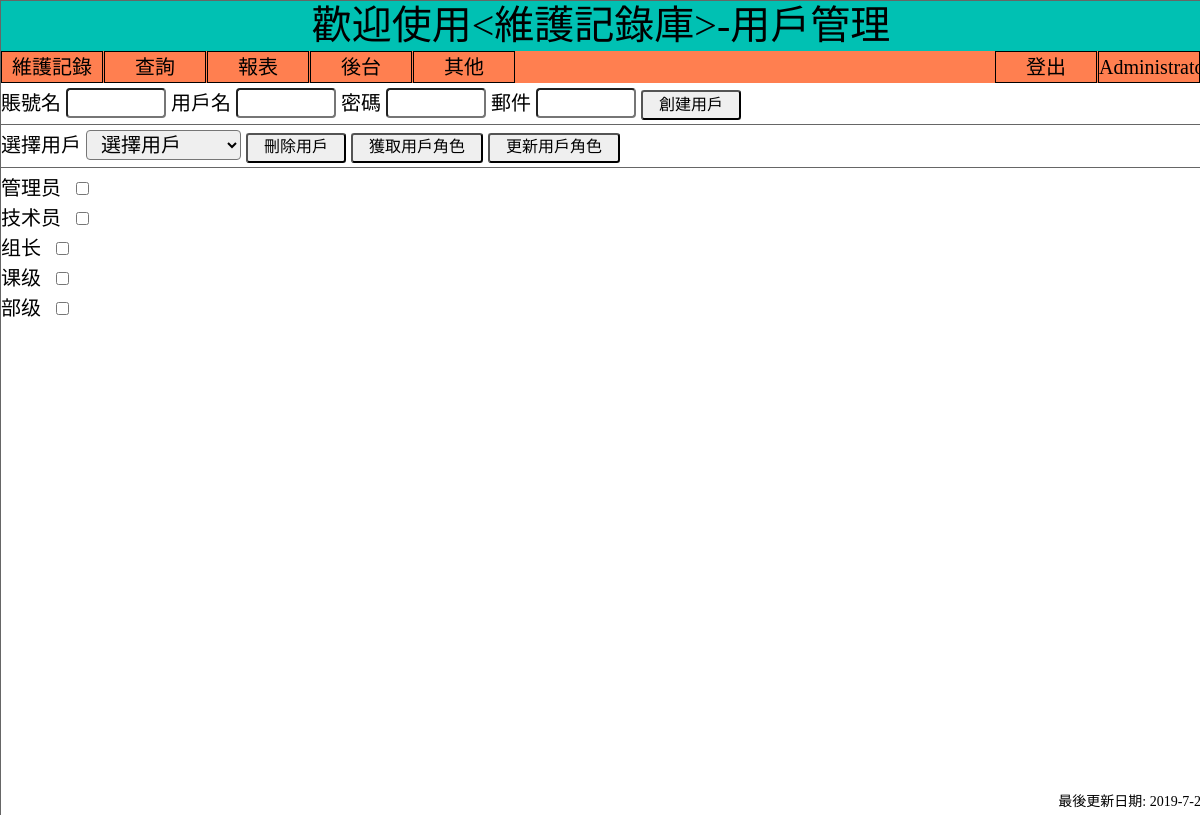
The page /Index.php?act=Users (signed in) on the database as committed earlier.
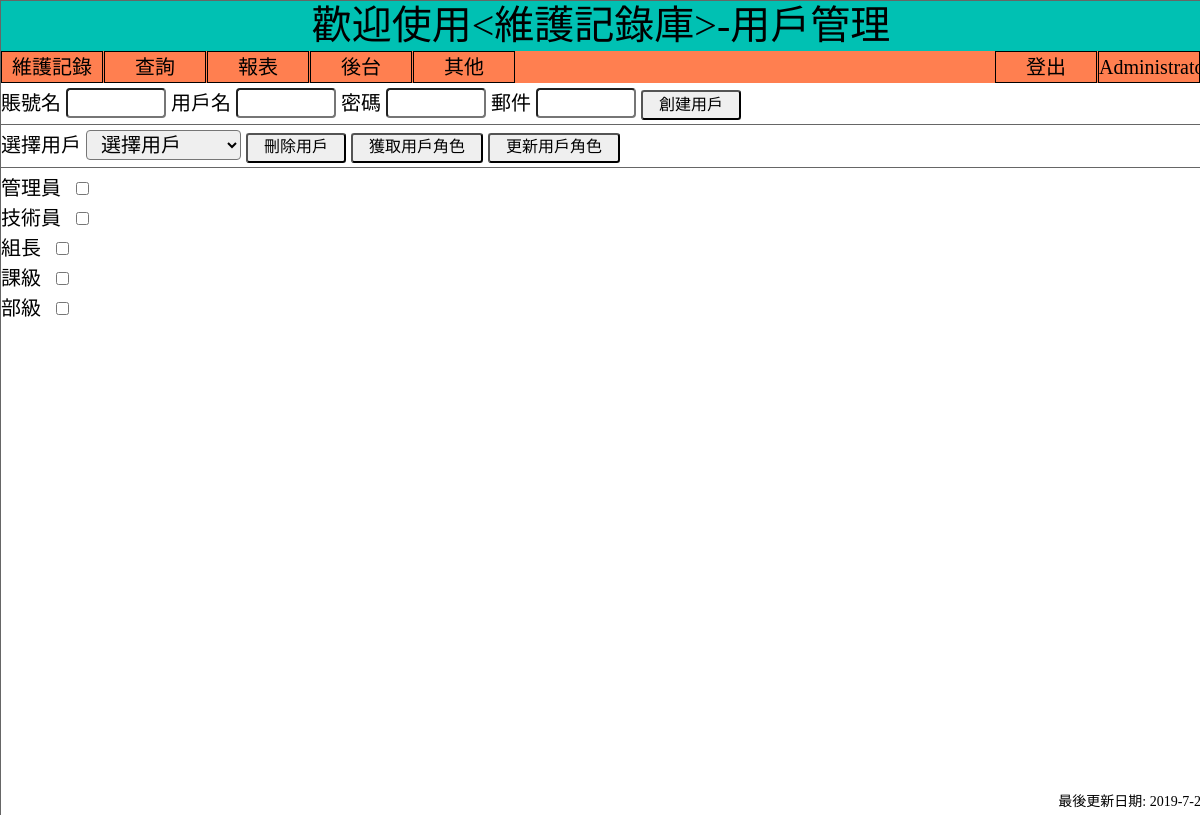
The same page on the database as committed later.
### tables this page shows
CREATE TABLE `role` (
  `code` varchar(255) NOT NULL default '',
  `name` varchar(255) default NULL,
  PRIMARY KEY  (`code`)
);

### Libs/Func.php (called while the page is built, shortened)
<?php
function __get($v)
{
    $a = isset($_GET[$v]) ? $_GET[$v] : null;
    isset($a) || $a = isset($_POST[$v]) ? $_POST[$v] : null;
    isset($a) || $a = isset($_SESSION[$v]) ? $_SESSION[$v] : null;
    return $a;
}
function isMobile()
{
    if (isset ($_SERVER['HTTP_USER_AGENT']))
    {
        $clientkeywords = array ('nokia',
            'sony',
            'ericsson',
            'mot',
            'samsung',
            'htc',
            'sgh',
            'lg',
            'sharp',
            'sie-',
            'philips',
            'panasonic',
            'alcatel',
            'lenovo',
            'iphone',
            'ipod',
            'blackberry',
            'meizu',
            'android',
            'netfront',
            'symbian',
            'ucweb',
            'windowsce',
            'palm',
            'operamini',
            'operamobi',
            'openwave',
            'nexusone',
            'cldc',
            'midp',
            'wap',
            'mobile'
        );
    }
    return false;
}

### Libs/Config.php (called while the page is built, shortened)
<?php
require_once "MysqlConn.php";
$isMobile = isMobile();
$cssName = $isMobile ? "MainPage_Mobile.css" : "MainPage.css";
$db_host = "127.0.0.1";
$db_uid  = "maintainhistory";
$db_pwd  = "#*c123456";
$db_name = "MaintainHistory";
$actList = array(
    'maintain'=>'維護記錄',
    'Users'=>'用戶管理',
    'Roles' => '角色管理',
    'Fun'=>'功能管理'
                );
$conn = new MysqlConn($db_host, $db_uid, $db_pwd, $db_name);

### Libs/MysqlConn.php (called while the page is built, shortened)
<?php
class MysqlConn
{
    public $conn;
    function __construct($host, $uid, $pwd, $db)
    {
        $this->conn = new mysqli($host, $uid, $pwd, $db);
        if($this->conn)
        {
            $this->conn->query("set names utf8");
        } else {
            die("数据库连接错误" + $this->conn->error);
        }
    }
    function getAllRow($sql)
    {
        $res = $this->conn->query($sql);
        if($res)
        {
            $tmpArr = array();
            while ($row = $res->fetch_assoc())
            {
                array_push($tmpArr,$row);
            }
            return $tmpArr;
        } else {
            return false;
        }
    }
}

### Libs/User.php (called while the page is built, shortened)
<?php
class User
{
    function __construct()
    {
        if(isset($_SESSION['isLogined']))
        {
            if($_SESSION["isLogined"] == true) {
                $this->name = $_SESSION["name"];
                $this->isLogined = true;
            }
        }
    }
}

### Form/Users.php (the view, shortened to what this page needs)
<?php
$uid = __get('userID');
$roles = $conn->getAllRow("select code,name from role");
$roleChkBoxstr = "";
$urids = $conn->getLine("select rid from urid where uid ='{$uid}'");
if(!is_array($urids)) $urids = array();
foreach ( $roles as $r)
{
    if(in_array($r['code'],$urids))
    {
        $roleChkBoxstr .= "<div><label for='{$r['code']}'>{$r['name']}</label><input type='checkbox' name='{$r['code']}' id='{$r['code']}' value='{$r['name']}' checked='checked'/></div>";
    } else {
        $roleChkBoxstr .= "<div><label for='{$r['code']}'>{$r['name']}</label><input type='checkbox' name='{$r['code']}' id='{$r['code']}' value='{$r['name']}'/></div>";
    }
}
?>
<div id="divUserAdd" class="divSearch">
    <form action="?act=users&amp;subact=useradd" method="post" enctype="multipart/form-data" id="formUserAdd">
      <label for="uid">賬號名</label>
      <input type="text" name="uid" id="uid" style="width: 100px;" />
      <label for="uname">用戶名</label>
      <input type="text" name="uname" id="uname" style="width: 100px;" />
      <label for="password">密碼</label>
      <input type="text" name="password" id="password" style="width: 100px;" />
      <label for="mail">郵件</label>
      <input type="text" name="mail" id="mail" style="width: 100px;" />
      <input type="submit" name="btnUserAdd" id="btnUserAdd" value="創建用戶" />
    </form>
</div>
<div id="divUserManagement" >
  <form action="?act=users&amp;subact=usermanagement" method="post" enctype="multipart/form-data" name="formUserManagement" id="formUserManagement">
      <div class="divSearch">
    <label>選擇用戶
      <select name="userID" id="userID">
          <option value="">選擇用戶</option>
      </select>
    </label>
      <input type="submit" name="btnUserDel" id="btnUserDel" value="刪除用戶" />
    <input type="submit" name="btnGetRole" id="btnGetRole" value="獲取用戶角色" />
      <input type="submit" name="btnUpdateRole" id="btnUpdateRole" value="更新用戶角色" />
      </div>
      <div><?php echo $roleChkBoxstr ?></div>
  </form>
</div>

### Index.php (shortened to what this page needs)
<?php
include "Libs/Func.php";
include "Libs/Config.php";
require_once "Libs/MysqlConn.php";
include "Libs/User.php";
$user = new User();
$urlPara = explode('/',__get("act"));
$act  = $urlPara[0];
$method = isset($urlPara[1]) ? $urlPara[1] : null;
$title = "歡迎使用<維護記錄庫>";
$title .= isset($actList[$act]) ? '-' . $actList[$act] : null;
$title .= isset($methodList[$method]) ? '-' . $methodList[$method] : null;
?>
<html>
<link href="Css/<?php echo $cssName ?>" rel="stylesheet">
<link href="Css/modernforms.css" rel="stylesheet">
<head>
</head>
<body>
<div id="Container">
    <div id="header"><?php echo $title ?></div>
    <div id="mainMenu">
        <?php
        if($user->isLogined)
        {
            include "Form/mainMenu.php";
        }
        ?>
    </div>
    <div id="mainContent">
        <?php
        if(!$user->isLogined)
        {
            if($act == 'userAdd')
            {
                include "Form/UserAdd.php";
            } else
            {
                include "Form/UserLogin.php";
            }
        } else {
            include "Libs/Router.php";
        }
        ?>
    </div>
    <div id="footer">最後更新日期: 2019-7-2</div>
</div>
</body>
</html>

### Form/mainMenu.php (shortened to what this page needs)
<div>
    <div class="menuDiv">
        <ul id="menu">
            <li>維護記錄
            </li>
            <li>查詢
            </li>
            <li>報表
            </li>
            <li>後台
            </li>
            <li>其他
            </li>
        </ul>
    </div>
    <div class="menuDiv">
        <ul id="userInfo">
            <li><a href="?act=userDetail"><?php echo $user->name ?></a></li>
            <li><a href="?act=userLogout">登出</a></li>
        </ul>
    </div>
</div>

### Libs/Router.php (shortened to what this page needs)
<?php
switch ($act)
{
    default:
        if(empty($act))
        {
        } else {
            if($isMobile)
            {
                if(file_exists("Form/" . $act . "_Mobile.php"))
                {
                    include "Form/" . $act . "_Mobile.php";
                } else if(file_exists("Form/" . $act . ".php"))
                {
                    include "Form/" . $act . ".php";
                } else {
                    include "Form/404.php";
                }
            } else {
                if(file_exists("Form/" . $act . ".php"))
                {
                    include "Form/" . $act . ".php";
                } else {
                    include "Form/404.php";
                }
            }
        }
        break;
}

### Css/MainPage.css (style rules this page uses)
body, div, address, blockquote, iframe, ul, ol, dl, dt, dd, li, dl, h1, h2, h3, h4, h5, h6, p, pre, table, caption, th, td, form, legend, fieldset, input, button, select, textarea { margin:0; padding:0; font-weight: normal;font-style: normal;font-size: 100%; font-family: inherit; }
ol, ul ,li { list-style: none; }
html { height: 100%; }
body { height: 100%; margin: 0; color:#000; background:#FFF; font: 20px/1.5 Arial, Helvetica, sans-serif; }
input[type='checkbox'],input[type=radio] { margin-right: 5px; margin-left: 15px; }
label { cursor: pointer; }
.button,input[type='button'],input[type='submit'] { cursor: pointer; height: 30px; text-align: center; padding: 0.2em 1em 0.25em; font:0.8em/100% FangSong,Arial; border-radius: 0.2em; }
.input,input[type='text'],input[type='password'],select { height: 30px; line-height: 30px; padding: 0.1em 0.5em 0.1em; border-radius: 0.2em; }
.divSearch { margin: 5px 0 5px; border-bottom: 1px solid #666; padding: 0.0em 0 0.2em; }
#container { width:100%; height: 100%; margin:0px auto; border: 1px solid #666; font-family: FangSong; position: absolute; }
#header { width:100%; height:50px; background-color: #00C1B3; text-align: center; line-height: 50px; font-family: KaiTi; font-size: 40px; }
#footer { width:100%; height:20px; position: absolute; bottom: 5px; text-align: right; font-size: 14px; }
#mainMenu { height:32px; background-color: coral; position: absolute; width: 100%; z-index: 999; }
#mainContent { margin-top: 32px; overflow-y: scroll; }

### Form/mainMenu.php (style rules this page uses)
#menu,#userInfo { cursor: pointer; }
#menu li { float: left; }
#userInfo li { float: right; }
.menuDiv ul li { width: 100px; text-align: center; border: 1px solid #000; margin-right: 1px; }
.menuDiv a { display: block; border: none; text-decoration: none; color: #000; }

Rows that differ between the two databases and show on the page:
changed role: name "管理员" → "管理員"
changed role: name "技术员" → "技術員"
changed role (number 3 of 5 on the later page): name "组长" → "組長"
changed role (number 4 of 5 on the later page): name "课级" → "課級"
changed role (number 5 of 5 on the later page): name "部级" → "部級"
